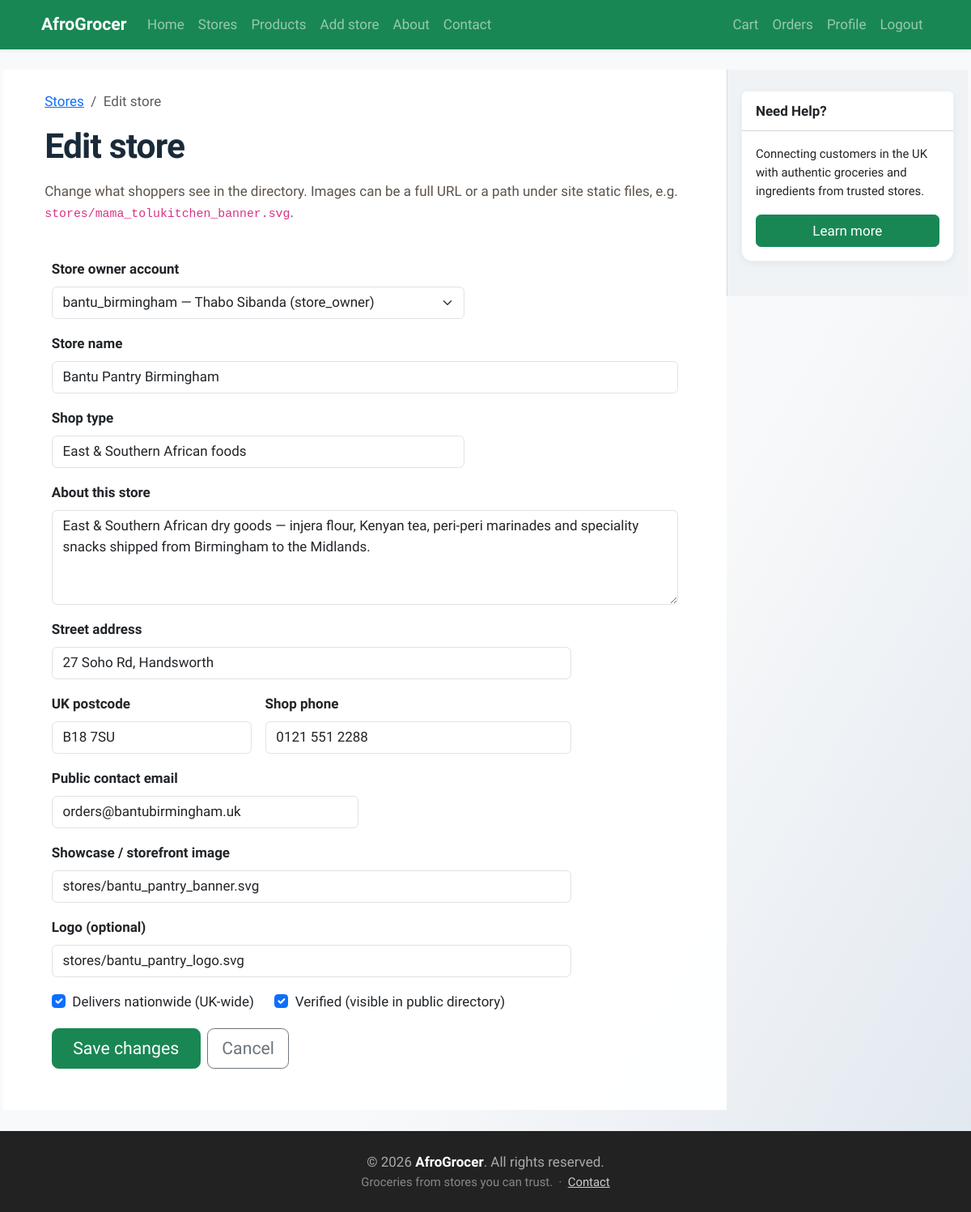
The app's page /store/4/edit (signed in) with its own data.
### tables this page shows
CREATE TABLE stores (
    id                  INTEGER PRIMARY KEY AUTOINCREMENT,
    owner_id            INTEGER NOT NULL REFERENCES users(id) ON DELETE CASCADE,
    name                TEXT NOT NULL,
    description         TEXT,
    address             TEXT,
    uk_postcode         TEXT,
    phone               TEXT,
    email               TEXT,
    category            TEXT DEFAULT 'African groceries',
    image               TEXT,          -- storefront / hero URL or static path under /static/
    logo                TEXT,          -- square logo URL or static path
    delivers_nationwide BOOLEAN DEFAULT 0,
    is_verified         BOOLEAN DEFAULT 0,
    created             TIMESTAMP DEFAULT CURRENT_TIMESTAMP
);

CREATE TABLE users (
    id          INTEGER PRIMARY KEY AUTOINCREMENT,
    username    TEXT UNIQUE NOT NULL,
    password    TEXT NOT NULL,
    full_name   TEXT NOT NULL,
    email       TEXT UNIQUE NOT NULL,
    phone       TEXT,
    role        TEXT NOT NULL DEFAULT 'customer',  -- 'customer', 'store_owner', 'admin'
    uk_postcode TEXT,
    created     TIMESTAMP DEFAULT CURRENT_TIMESTAMP
);

### app.py (the view, shortened to what this page needs)
@app.route('/store/<int:sid>/edit', methods=('GET', 'POST'))
def store_edit(sid):
    store = get_store_by_id(sid)
    if not store:
        flash(category='warning', message='Store not found.')
        return redirect(url_for('store_list'))
    uid = session.get('user_id')
    user = get_user_by_id(uid) if uid else None
    if not user_can_manage_store(store, user):
        flash(category='danger', message='You do not have permission to edit this store.')
        return redirect(url_for('store_list'))
    owners = get_users_who_can_own_stores() if user['role'] == 'admin' else []
    return render_template(
        'store_form.html',
        title='Edit store',
        store=store,
        owners=owners,
        is_edit=True,
        submit_label='Save changes',
        user_role=user['role'],
    )

### app.py (called while the page is built)
def user_can_manage_store(store, user):
    if not store or not user:
        return False
    if user['role'] == 'admin':
        return True
    return user['role'] == 'store_owner' and store['owner_id'] == user['id']

@app.context_processor
def inject_csrf_token():
    return dict(csrf_token=generate_csrf())

@app.context_processor
def inject_site_name():
    return dict(siteName=siteName)

@app.context_processor
def inject_current_year():
    return dict(current_year=datetime.now().year)

@app.context_processor
def inject_user_role():
    is_admin = False
    if session.get('user_id'):
        user = get_user_by_id(session['user_id'])
        if user and user['role'] == 'admin':
            is_admin = True
    return dict(is_admin=is_admin)

### db/db.py (called while the page is built)
def get_db_connection():
    BASE_DIR = os.path.dirname(os.path.dirname(os.path.abspath(__file__)))
    db_path = os.path.join(BASE_DIR, 'db', 'database.db')
    conn = sqlite3.connect(db_path)
    conn.row_factory = sqlite3.Row
    return conn

def get_user_by_id(user_id):
    connection = get_db_connection()
    user = connection.execute(
        "SELECT * FROM users WHERE id = ?", (user_id,)
    ).fetchone()
    connection.close()
    return user

def get_store_by_id(store_id):
    connection = get_db_connection()
    store = connection.execute(
        "SELECT stores.*, users.full_name AS owner_name FROM stores JOIN users ON stores.owner_id = users.id WHERE stores.id = ?",
        (store_id,)
    ).fetchone()
    connection.close()
    return store

def get_users_who_can_own_stores():
    connection = get_db_connection()
    rows = connection.execute(
        """SELECT id, username, full_name, role FROM users
           WHERE role IN ('store_owner', 'admin')
           ORDER BY username"""
    ).fetchall()
    connection.close()
    return rows

### Templates/store_form.html (shortened to what this page needs)
{% extends "base.html" %}
{% block content %}
    <nav aria-label="breadcrumb">
        <ol class="breadcrumb small">
            <li class="breadcrumb-item"><a href="{{ url_for('store_list') }}">Stores</a></li>
            <li class="breadcrumb-item active" aria-current="page">{{ title }}</li>
        </ol>
    </nav>
    <h1 class="mb-3">{{ title }}</h1>
    {% if store %}
        <p class="page-intro mb-4">Change what shoppers see in the directory. Images can be a full URL or a path under site static files, e.g. <code>stores/mama_tolukitchen_banner.svg</code>.</p>
    {% else %}
        <p class="page-intro mb-4">Add a verified African grocery outlet. Assign a shop owner account (already registered).</p>
    {% endif %}
    <form method="post" class="row g-3 w-100 m-0 pb-4">
        {% if user_role == 'admin' %}
            {% if owners and owners|length > 0 %}
            <div class="col-12 col-lg-8">
                <label for="owner_id" class="form-label fw-semibold">Store owner account</label>
                <select class="form-select" id="owner_id" name="owner_id" required>
                    {% for row in owners %}
                        <option value="{{ row.id }}"
                            {% if store and row.id == store.owner_id %}selected{% elif not store and loop.first %}selected{% endif %}>
                            {{ row.username }} — {{ row.full_name }} ({{ row.role }})
                        </option>
                    {% endfor %}
                </select>
            </div>
            {% else %}
            <div class="col-12">
                <div class="alert alert-warning mb-0">No store_owner or admin users exist yet—create one before adding a store.</div>
            </div>
            {% endif %}
        {% elif store %}
            <input type="hidden" name="owner_id" value="{{ store.owner_id }}">
        {% endif %}
        <div class="col-12">
            <label for="name" class="form-label fw-semibold">Store name</label>
            <input type="text" class="form-control" id="name" name="name" required maxlength="200"
                value="{{ store.name if store else '' }}">
        </div>
        <div class="col-12 col-lg-8">
            <label for="category" class="form-label fw-semibold">Shop type</label>
            <input type="text" class="form-control" id="category" name="category" required maxlength="160"
                placeholder="e.g. West African groceries"
                value="{{ store.category if store and store.category else '' }}">
        </div>
        <div class="col-12">
            <label for="description" class="form-label fw-semibold">About this store</label>
            <textarea class="form-control" id="description" name="description" rows="4" required>{{ store.description if store else '' }}</textarea>
        </div>
        <div class="col-12 col-lg-10">
            <label for="address" class="form-label fw-semibold">Street address</label>
            <input type="text" class="form-control" id="address" name="address" required
                value="{{ store.address if store else '' }}">
        </div>
        <div class="col-12 col-md-4">
            <label for="uk_postcode" class="form-label fw-semibold">UK postcode</label>
            <input type="text" class="form-control" id="uk_postcode" name="uk_postcode" required
                value="{{ store.uk_postcode if store else '' }}">
        </div>
        <div class="col-12 col-md-6">
            <label for="phone" class="form-label fw-semibold">Shop phone</label>
            <input type="tel" class="form-control" id="phone" name="phone"
                value="{{ store.phone if store and store.phone else '' }}">
        </div>
        <div class="col-12 col-md-6">
            <label for="email" class="form-label fw-semibold">Public contact email</label>
            <input type="email" class="form-control" id="email" name="email"
                value="{{ store.email if store and store.email else '' }}">
        </div>
        <div class="col-12 col-lg-10">
            <label for="image" class="form-label fw-semibold">Showcase / storefront image</label>
            <input type="text" class="form-control" id="image" name="image"
                placeholder="https://... or stores/mama_tolukitchen_banner.svg"
                value="{{ store.image if store and store.image else '' }}">
        </div>
        <div class="col-12 col-lg-10">
            <label for="logo" class="form-label fw-semibold">Logo (optional)</label>
            <input type="text" class="form-control" id="logo" name="logo"
                placeholder="https://... or stores/mama_tolukitchen_logo.svg"
                value="{{ store.logo if store and store.logo else '' }}">
        </div>
        <div class="col-12 d-flex flex-wrap gap-4 align-items-center">
            <div class="form-check">
                <input class="form-check-input" type="checkbox" id="delivers" name="delivers" value="1"
                    {% if store and store.delivers_nationwide %}checked{% endif %}>
                <label class="form-check-label" for="delivers">Delivers nationwide (UK-wide)</label>
            </div>
            {% if user_role == 'admin' %}
            <div class="form-check">
                <input class="form-check-input" type="checkbox" id="is_verified" name="is_verified" value="1"
                    {% if store and store.is_verified %}checked{% elif not store %}checked{% endif %}>
                <label class="form-check-label" for="is_verified">Verified (visible in public directory)</label>
            </div>
            {% endif %}
        </div>
        {% if not is_edit and user_role == 'admin' and (not owners or owners|length == 0) %}
        {% else %}
        <div class="col-12 mt-3 d-flex gap-2 flex-wrap">
            <button type="submit" class="btn btn-success btn-lg px-4">{{ submit_label }}</button>
            {% if store %}
                <a href="{{ url_for('store_detail', id=store.id) }}" class="btn btn-outline-secondary btn-lg">Cancel</a>
            {% else %}
                <a href="{{ url_for('store_list') }}" class="btn btn-outline-secondary btn-lg">Cancel</a>
            {% endif %}
        </div>
        {% endif %}
    </form>
{% endblock %}

### Static/style.css (style rules this page uses)
:root { --ink: #212529; --muted: #5c534a; --brand: #198754; --brand-dark: #157347; --accent: #c45c26; --accent-hover: #a34d1f; --font: "Source Sans 3", "Segoe UI", system-ui, sans-serif; }
html { font-size: 15px; }
@media (min-width: 768px) { html { font-size: 16px; } }
@media (min-width: 1200px) { html { font-size: 17px; } }
.site-body { font-family: var(--font); color: var(--ink); line-height: 1.55; background: linear-gradient(120deg, #f8f9fa 60%, #e0e7ef 100%); min-height: 100vh; }
h1, h2, h3, h4, h5, .h1, .h2, .h3, .h4, .h5 { font-weight: 700; color: #1a2a3a; letter-spacing: -0.02em; }
.page-intro { color: var(--muted); margin-bottom: 1.25rem; max-width: 54rem; }

### records on screen
stores: owner_id "bantu_birmingham — Thabo Sibanda (store_owner)", name "Bantu Pantry Birmingham", category "East & Southern African foods", description "East & Southern African dry goods — injera flour, Kenyan tea, peri-peri marinades and speciality snacks shipped from Birmingham to the Midlands.", address "27 Soho Rd, Handsworth", uk_postcode "B18 7SU", phone "0121 551 2288", email "orders@bantubirmingham.uk", image "stores/bantu_pantry_banner.svg", logo "stores/bantu_pantry_logo.svg", delivers_nationwide "☑", is_verified "☑"

### other values on screen
{{ siteName }} "AfroGrocer"
{{ title }} "Edit store"
{{ submit_label }} "Save changes"
